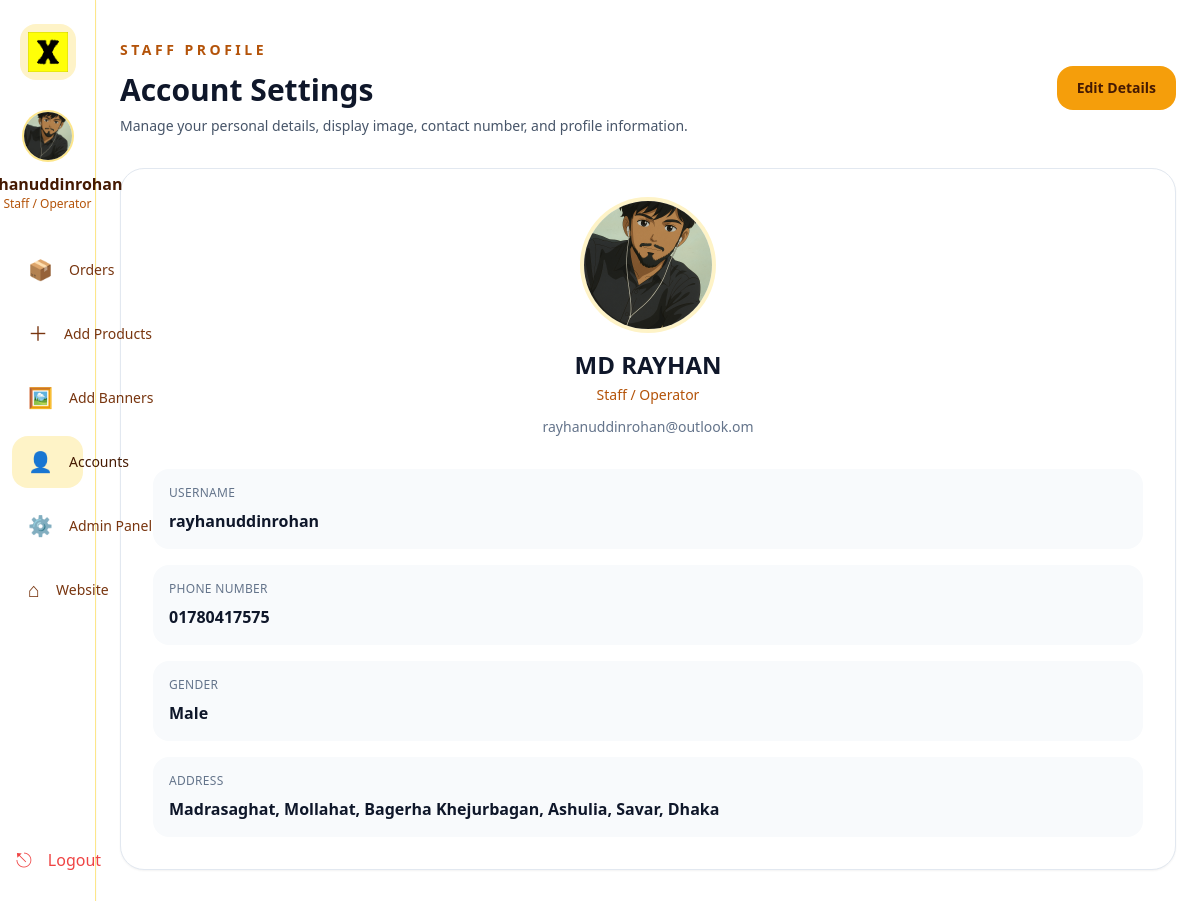
The app's page /staff-dashboard/account/ (signed in) with its own data.
### store/models.py (models this page shows, shortened)
class CustomerProfile(models.Model):
    GENDER_CHOICES = [
        ("male", "Male"),
        ("female", "Female"),
        ("other", "Other"),
    ]
    user = models.OneToOneField(settings.AUTH_USER_MODEL, on_delete=models.CASCADE)
    phone = models.CharField(max_length=20, blank=True, default="")
    address = models.TextField(blank=True, default="")
    gender = models.CharField(max_length=10, choices=GENDER_CHOICES, default="male")
    profile_image = models.ImageField(upload_to="profile_images/", blank=True, null=True)
    created_at = models.DateTimeField(auto_now_add=True)

### store/views.py (the view)
# urls.py: path('staff-dashboard/account/', views.staff_account, name='staff_account'),
@login_required
@user_passes_test(_is_staff_user)
def staff_account(request):
    profile, _ = CustomerProfile.objects.get_or_create(user=request.user)
    updated = _update_customer_profile(request, profile)
    if updated:
        return redirect("staff_account")
    return render(request, "staff_account.html", {"profile": profile})

### store/context_processors.py (called while the page is built)
def cart_count(request):
    cart = request.session.get("cart", {})
    return {"cart_count": sum(cart.values())}

def navbar_profile(request):
    if not request.user.is_authenticated:
        return {}
    profile, _ = CustomerProfile.objects.get_or_create(user=request.user)
    context = {"user_profile": profile}
    if not request.user.is_staff and not request.user.is_superuser:
        context["navbar_profile"] = profile
    return context

### store/views.py (called while the page is built, shortened)
def _update_customer_profile(request, profile):
    if request.method != "POST":
        return None

def _is_staff_user(user):
    return user.is_staff or user.is_superuser

### store/templates/staff_account.html (shortened to what this page needs)
{% load static %}
<!DOCTYPE html>
<html lang="en">
<head>
    <script src="https://cdn.tailwindcss.com"></script>
</head>
<body class="min-h-screen bg-white text-slate-900">
<div class="flex min-h-screen">
    <aside class="group fixed inset-y-0 left-0 z-40 flex w-24 flex-col items-center border-r border-amber-200 bg-white py-6 shadow-sm transition-all duration-300 hover:w-72">
        <a href="{% url 'home' %}" class="mb-8 flex h-14 w-14 items-center justify-center rounded-2xl bg-amber-100">
            <img src="{% static 'images/ab-png.png' %}" alt="Logo" class="h-10 w-10">
        </a>
        <div class="mb-8 flex flex-col items-center px-3">
            {% if profile.profile_image %}
                <img src="{{ profile.profile_image.url }}" alt="Profile" class="h-12 w-12 rounded-full object-cover ring-2 ring-amber-200">
            {% else %}
                <span class="flex h-12 w-12 items-center justify-center rounded-full bg-gradient-to-br from-amber-400 to-yellow-400 text-lg font-bold text-amber-950">{{ request.user.username|slice:":1"|upper }}</span>
            {% endif %}
        </div>
        <nav class="flex w-full flex-1 flex-col items-center gap-3 px-3 text-sm font-medium">
            <a href="{% url 'staff_dashboard' %}" class="flex w-full items-center justify-center rounded-2xl px-4 py-3 text-amber-900 transition hover:bg-amber-100 group-hover:justify-start"><span class="text-xl">📦</span><span class="ml-4 hidden whitespace-nowrap group-hover:block">Orders</span></a>
            <a href="{% url 'staff_add_product' %}" class="flex w-full items-center justify-center rounded-2xl px-4 py-3 text-amber-900 transition hover:bg-amber-100 group-hover:justify-start"><span class="text-xl">＋</span><span class="ml-4 hidden whitespace-nowrap group-hover:block">Add Products</span></a>
            <a href="/admin/store/banner/add/" class="flex w-full items-center justify-center rounded-2xl px-4 py-3 text-amber-900 transition hover:bg-amber-100 group-hover:justify-start"><span class="text-xl">🖼</span><span class="ml-4 hidden whitespace-nowrap group-hover:block">Add Banners</span></a>
            <a href="{% url 'staff_account' %}" class="flex w-full items-center justify-center rounded-2xl bg-amber-100 px-4 py-3 text-amber-950 transition group-hover:justify-start"><span class="text-xl">👤</span><span class="ml-4 hidden whitespace-nowrap group-hover:block">Accounts</span></a>
            <a href="{% url 'admin:index' %}" class="flex w-full items-center justify-center rounded-2xl px-4 py-3 text-amber-900 transition hover:bg-amber-100 group-hover:justify-start"><span class="text-xl">⚙</span><span class="ml-4 hidden whitespace-nowrap group-hover:block">Admin Panel</span></a>
            <a href="{% url 'home' %}" class="flex w-full items-center justify-center rounded-2xl px-4 py-3 text-amber-900 transition hover:bg-amber-100 group-hover:justify-start"><span class="text-xl">⌂</span><span class="ml-4 hidden whitespace-nowrap group-hover:block">Website</span></a>
        </nav>
        <a href="{% url 'logout' %}" class="mt-8 flex w-full items-center justify-center rounded-2xl px-4 py-3 text-red-500 transition hover:bg-red-50 group-hover:justify-start"><span class="text-xl">⎋</span><span class="ml-4 hidden whitespace-nowrap group-hover:block">Logout</span></a>
    </aside>
    <main class="flex-1 pl-24">
        <div class="mx-auto max-w-6xl px-6 py-10">
            <div class="mb-8">
                <div class="flex flex-wrap items-center justify-between gap-4">
                    <div>
                        <p class="text-sm font-semibold uppercase tracking-[0.25em] text-amber-700">Staff Profile</p>
                        <h1 class="mt-3 text-3xl font-bold text-slate-900">Account Settings</h1>
                        <p class="mt-2 text-sm text-slate-600">Manage your personal details, display image, contact number, and profile information.</p>
                    </div>
                    <button id="toggleStaffEdit" type="button" class="rounded-2xl bg-amber-500 px-5 py-3 text-sm font-semibold text-amber-950 hover:bg-amber-400">
                        Edit Details
                    </button>
                </div>
            </div>
            <div class="grid gap-6 xl:grid-cols-[0.82fr_1.18fr]">
                <section class="rounded-3xl border border-slate-200 bg-white p-8 shadow-sm">
                    <div class="flex flex-col items-center text-center">
                        {% if profile.profile_image %}
                            <img src="{{ profile.profile_image.url }}" alt="Profile" class="h-32 w-32 rounded-full object-cover ring-4 ring-amber-100">
                        {% else %}
                            <div class="flex h-32 w-32 items-center justify-center rounded-full bg-gradient-to-br from-amber-400 to-yellow-400 text-5xl font-bold text-amber-950">
                                {{ request.user.username|slice:":1"|upper }}
                            </div>
                        {% endif %}
                        <h2 class="mt-5 text-2xl font-bold text-slate-900">{{ request.user.get_full_name|default:request.user.username }}</h2>
                        <p class="mt-1 text-sm font-medium text-amber-700">{% if request.user.is_superuser %}Super Admin{% else %}Staff / Operator{% endif %}</p>
                        <p class="mt-3 text-sm text-slate-500">{{ request.user.email|default:"No email added yet" }}</p>
                    </div>
                    <div class="mt-8 grid gap-4">
                        <div class="rounded-2xl bg-slate-50 p-4">
                            <p class="text-xs uppercase tracking-wide text-slate-500">Username</p>
                            <p class="mt-2 font-semibold text-slate-900">{{ request.user.username }}</p>
                        </div>
                        <div class="rounded-2xl bg-slate-50 p-4">
                            <p class="text-xs uppercase tracking-wide text-slate-500">Phone Number</p>
                            <p class="mt-2 font-semibold text-slate-900">{{ profile.phone|default:"Not added" }}</p>
                        </div>
                        <div class="rounded-2xl bg-slate-50 p-4">
                            <p class="text-xs uppercase tracking-wide text-slate-500">Gender</p>
                            <p class="mt-2 font-semibold text-slate-900">{{ profile.get_gender_display|default:"Not selected" }}</p>
                        </div>
                        <div class="rounded-2xl bg-slate-50 p-4">
                            <p class="text-xs uppercase tracking-wide text-slate-500">Address</p>
                            <p class="mt-2 font-semibold text-slate-900">{{ profile.address|default:"No address added yet" }}</p>
                        </div>
                    </div>
                </section>
            </div>
        </div>
    </main>
</div>
</body>
</html>

### records on screen
CustomerProfile: profile_image (picture), phone "01780417575", gender "Male", address "Madrasaghat, Mollahat, Bagerha Khejurbagan, Ashulia, Savar, Dhaka"

### other values on screen
{{ request.user.get_full_name|default:request.user.username }} "MD RAYHAN"
{{ request.user.email|default:"No email added yet" }} "rayhanuddinrohan@outlook.om"
{{ request.user.username }} "rayhanuddinrohan"
